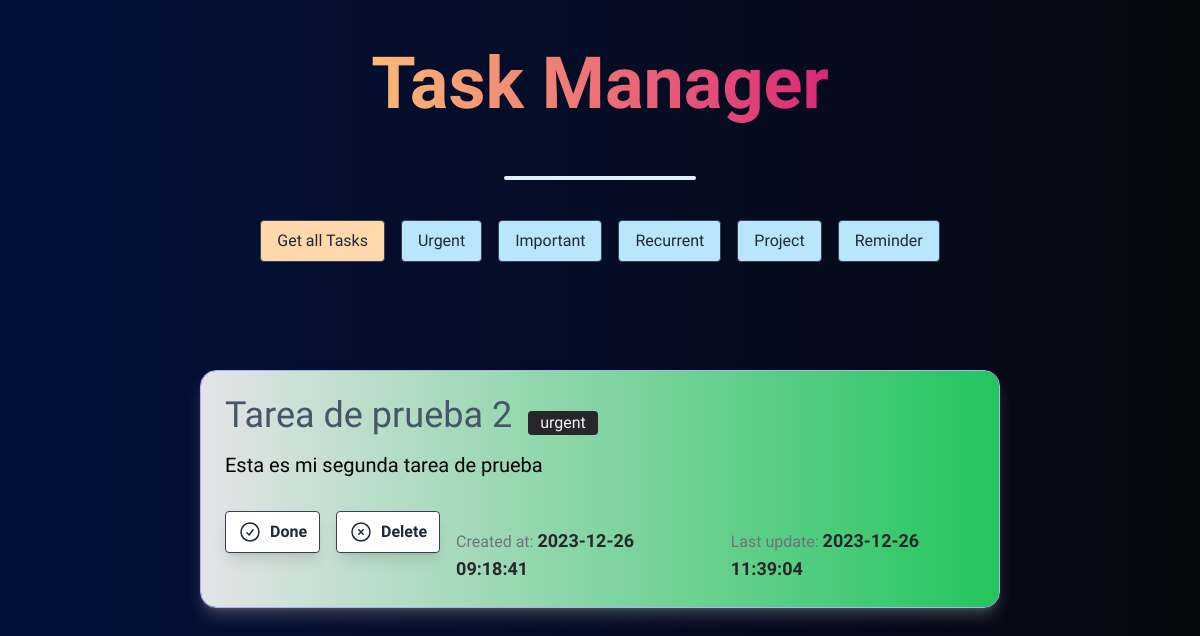
Screenshot of /category/urgent with the database file from the repository.
### mod_6/task_manager_beta/models.py (models this page shows, shortened)
class Task(db.Base):
    __tablename__ = "tasks"
    __table_args__={ "sqlite_autoincrement" : True}
    task_id = Column(Integer, primary_key=True)
    name = Column(String(100), nullable=False)
    description = Column(String(250))
    category = Column(String, nullable=False)
    is_done = Column(Boolean, nullable=False, default=False)
    created_at = Column(DateTime(timezone=True), server_default=func.now())
    updated_at = Column(DateTime(timezone=True), onupdate=func.now())
    deleted_at = Column(Boolean, nullable=False, default=False) # Manejo de soft-delete

### mod_6/task_manager_beta/main.py (the view)
@app.route("/category/<category>")
def filter_by_category(category: str):
    task_list_by_category = db.session.query(Task).filter(and_(Task.category==category, Task.deleted_at == 0)).all()
    return render_template("category.html", task_list_by_category=task_list_by_category)

### mod_6/task_manager_beta/templates/category.html (shortened to what this page needs)
<!DOCTYPE html>
<html lang="en">
<head>
    <link rel="stylesheet" href="{{url_for('static', filename='main.css')}}">
    <script src="https://cdn.tailwindcss.com"></script>
</head>
<body>
    <main>
        <div class="flex flex-col mb-10">
            <div class="font-black text-7xl text-center mt-12 mb-4">
                <span class="bg-clip-text text-transparent bg-gradient-to-r from-orange-300 to-pink-600 cursor-pointer">Task Manager</span>
            </div>
            <hr class="w-48 h-1 mx-auto my-4 bg-sky-100 border-0 rounded md:my-10 dark:bg-gray-700">
             <div class="flex justify-center gap-x-4">
                 <a href="/"><button class="bg-orange-200 hover:bg-sky-800 text-gray-800 hover:text-slate-100 py-2 px-4 mb-4 border border-gray-700 rounded">Get all Tasks</button></a>
                 <a href="/category/urgent"><button class="bg-sky-200 hover:bg-sky-800 text-gray-800 hover:text-slate-100 py-2 px-4 mb-4 border border-gray-700 rounded">Urgent</button></a>
                 <a href="/category/important"><button class="bg-sky-200 hover:bg-sky-800 text-gray-800 hover:text-slate-100 py-2 px-4 mb-4 border border-gray-700 rounded">Important</button></a>
                 <a href="/category/recurrent"><button class="bg-sky-200 hover:bg-sky-800 text-gray-800 hover:text-slate-100 py-2 px-4 mb-4 border border-gray-700 rounded">Recurrent</button></a>
                 <a href="/category/project"><button class="bg-sky-200 hover:bg-sky-800 text-gray-800 hover:text-slate-100 py-2 px-4 mb-4 border border-gray-700 rounded">Project</button></a>
                 <a href="/category/reminder"><button class="bg-sky-200 hover:bg-sky-800 text-gray-800 hover:text-slate-100 py-2 px-4 mb-4 border border-gray-700 rounded">Reminder</button></a>
             </div>
        </div>
    </main>
    <section>
        <div class="flex justify-center">
        <ul class="tasks-card-list my-5 flex flex-col w-8/12">
            {% for task in task_list_by_category %}
            <li class="my-8 card border border-indigo-300 rounded-2xl shadow-lg shadow-zinc-500/50
            {% if (task.is_done == 1) %} bg-clip-content bg-gradient-to-r from-zinc-200 to-green-500
            {% else %} bg-clip-content bg-gradient-to-r from-slate-100 to-sky-100 {% endif %}">
                <div class="p-6">
                <div class="flex gap-x-4 items-center">
                    <h4 class="text-4xl text-slate-600 mb-4">{{task.name}}</h4>
                    <h6 class="bg-zinc-800 text-slate-100 text-l rounded px-3">{{task.category}}</h6>
                </div>
                <p class="mb-8 text-xl">{{task.description}}</p>
                <div class="flex justify-between">
                    <div class="flex gap-x-4">
                        <a href="/is-done/{{task.task_id}}">
                        <button class="bg-white flex gap-x-2 hover:bg-green-300 text-gray-800 font-semibold py-2 px-3 border border-gray-700 rounded shadow-lg">
                            <svg xmlns="http://www.w3.org/2000/svg" fill="none" viewBox="0 0 24 24" stroke-width="1.5" stroke="currentColor" class="w-6 h-6">
                                <path stroke-linecap="round" stroke-linejoin="round" d="M9 12.75 11.25 15 15 9.75M21 12a9 9 0 1 1-18 0 9 9 0 0 1 18 0Z" />
                            </svg>
                            Done</button></a>
                        <div class="flex">
                            <a href="/soft-delete/{{task.task_id}}">
                            <button class="flex gap-x-2 bg-white hover:bg-pink-500 text-gray-800 font-semibold py-2 px-3 border border-gray-700 rounded shadow-lg">
                                <svg xmlns="http://www.w3.org/2000/svg" fill="none" viewBox="0 0 24 24" stroke-width="1.5" stroke="currentColor" class="w-6 h-6">
                                    <path stroke-linecap="round" stroke-linejoin="round" d="m9.75 9.75 4.5 4.5m0-4.5-4.5 4.5M21 12a9 9 0 1 1-18 0 9 9 0 0 1 18 0Z" />
                                </svg>
                                Delete
                            </button></a>
                        </div>
                    </div>
                    <p class="text-base text-zinc-500 ms-4 pt-4">Created at: <span class="text-lg font-semibold text-zinc-800">{{task.created_at}}</span></p>
                    <p class="text-base text-zinc-500 ms-10 pt-4">Last update: <span class="text-lg font-semibold text-zinc-800">{{task.updated_at}}</span></p>
                </div>
                </div>
            </li>
            {% endfor %}
        </ul>
        </div>
    </section>
</body>
</html>

### mod_6/task_manager_beta/static/main.css (style rules this page uses)
body { background: #000000; background: -webkit-linear-gradient(to right, #04103b, #06080f); background: linear-gradient(to right, #04103b, #06080f); font-family: 'Urbanist', sans-serif; }

### rows the page displays
Task: name "Tarea de prueba 2", category "urgent", description "Esta es mi segunda tarea de prueba", created_at "2023-12-26 09:18:41", updated_at "2023-12-26 11:39:04"
